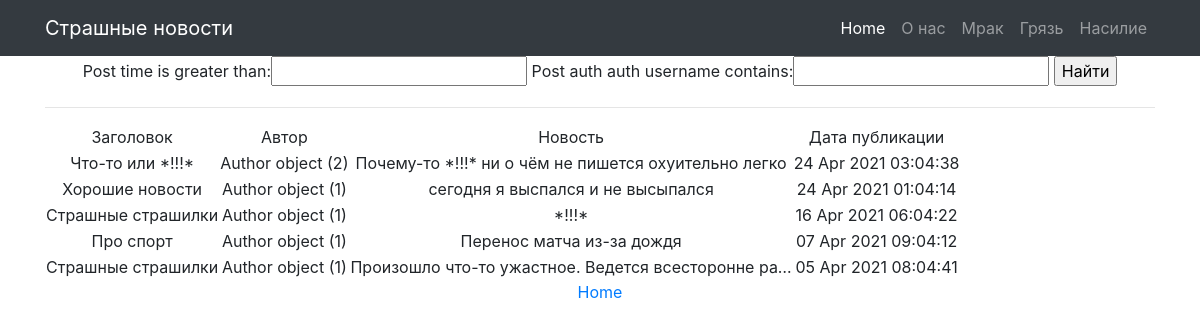
The app's page /news/search/ with its own data.
### news/models.py (models this page shows, shortened)
class Post(models.Model):
    NEWS = 'NW'
    ARTICLE = 'AC'
    TYPE = [
        (NEWS, 'Новость'),
        (ARTICLE, 'Статья'),
    ]
    post_auth = models.ForeignKey(Author, on_delete=models.CASCADE)
    post_type = models.CharField(max_length=2, choices=TYPE)
    post_rat = models.IntegerField(default=0)
    post_had = models.CharField(max_length=255)
    post_text = models.TextField(default='')
    post_time = models.DateTimeField(auto_now_add=True)
    post_cat = models.ManyToManyField(Category, through='PostCategory')

class Author(models.Model):
    auth_rat = models.IntegerField(default=0)
    auth = models.OneToOneField(django.contrib.auth.get_user_model(), on_delete=models.CASCADE)

### news/views.py (the view, shortened to what this page needs)
# urls.py: path('search/', NewsFiltered.as_view()),
class NewsFiltered(ListView):
    model = Post
    template_name = 'search.html'
    context_object_name = 'search'
    ordering = ['-post_time']
    form_class = PostForm
    def get_context_data(self, **kwargs):
        context = super().get_context_data(**kwargs)
        context['filter'] = PostFilter(self.request.GET, queryset=self.get_queryset())
        context['form'] = PostForm()
        return context

### news/forms.py
class PostForm(ModelForm):
    check_fields = BooleanField(label = 'Проверка')
    class Meta:
        model = Post
        fields = ['post_auth', 'post_type', 'post_had', 'post_text']

### news/templatetags/custom_filters.py (called while the page is built)
@register.filter(name='stop_word')
def stop_word(value: str):
    text = value.split()
    for i in range(len(text)):
        for stop in BAD:
            if text[i].lower().find(stop) >= 0:
                text[i] = '*!!!*'
    return ' '.join(text)

### templates/search.html (shortened to what this page needs)
{% extends 'flatpages/default.html' %}
{% load custom_filters %}
{% block content %}
    <form method="GET">
        {{ filter.form }}
        <input type="submit" value="Найти">
    </form>
    <hr>
        <table>
            <tr>
                <td>
                    Заголовок
                </td>
                <td>
                    Автор
                </td>
                <td>
                    Новость
                </td>
                <td>
                    Дата публикации
                </td>
            </tr>
        {% for newsid in filter.qs %}
            <tr>
                <td>
                    {{ newsid.post_had|stop_word }}
                </td>
                <td>
                    {{ newsid.post_auth }}
                </td>
                <td>
                    {{ newsid.post_text|truncatechars:50|stop_word }}
                </td>
                <td>
                    {{ newsid.post_time|date:'d M Y h:m:s' }}
                </td>
            </tr>
        {% endfor %}
        </table>
<a href="http://127.0.0.1:8000/news/">Home</a>
{% endblock content %}

### records on screen
Post: post_had|stop_word "Что-то или *!!!*", post_auth "Author object (2)", post_text|stop_word "Почему-то *!!!* ни о чём не пишется охуительно легко", post_time "24 Apr 2021 03:04:38"
Post: post_had|stop_word "Хорошие новости", post_auth "Author object (1)", post_text|stop_word "сегодня я выспался и не высыпался", post_time "24 Apr 2021 01:04:14"
Post: post_had|stop_word "Страшные страшилки", post_auth "Author object (1)", post_text|stop_word "*!!!*", post_time "16 Apr 2021 06:04:22"
Post: post_had|stop_word "Про спорт", post_auth "Author object (1)", post_text|stop_word "Перенос матча из-за дождя", post_time "07 Apr 2021 09:04:12"
Post: post_had|stop_word "Страшные страшилки", post_auth "Author object (1)", post_text|stop_word "Произошло что-то ужастное. Ведется всесторонне ра…", post_time "05 Apr 2021 08:04:41"
